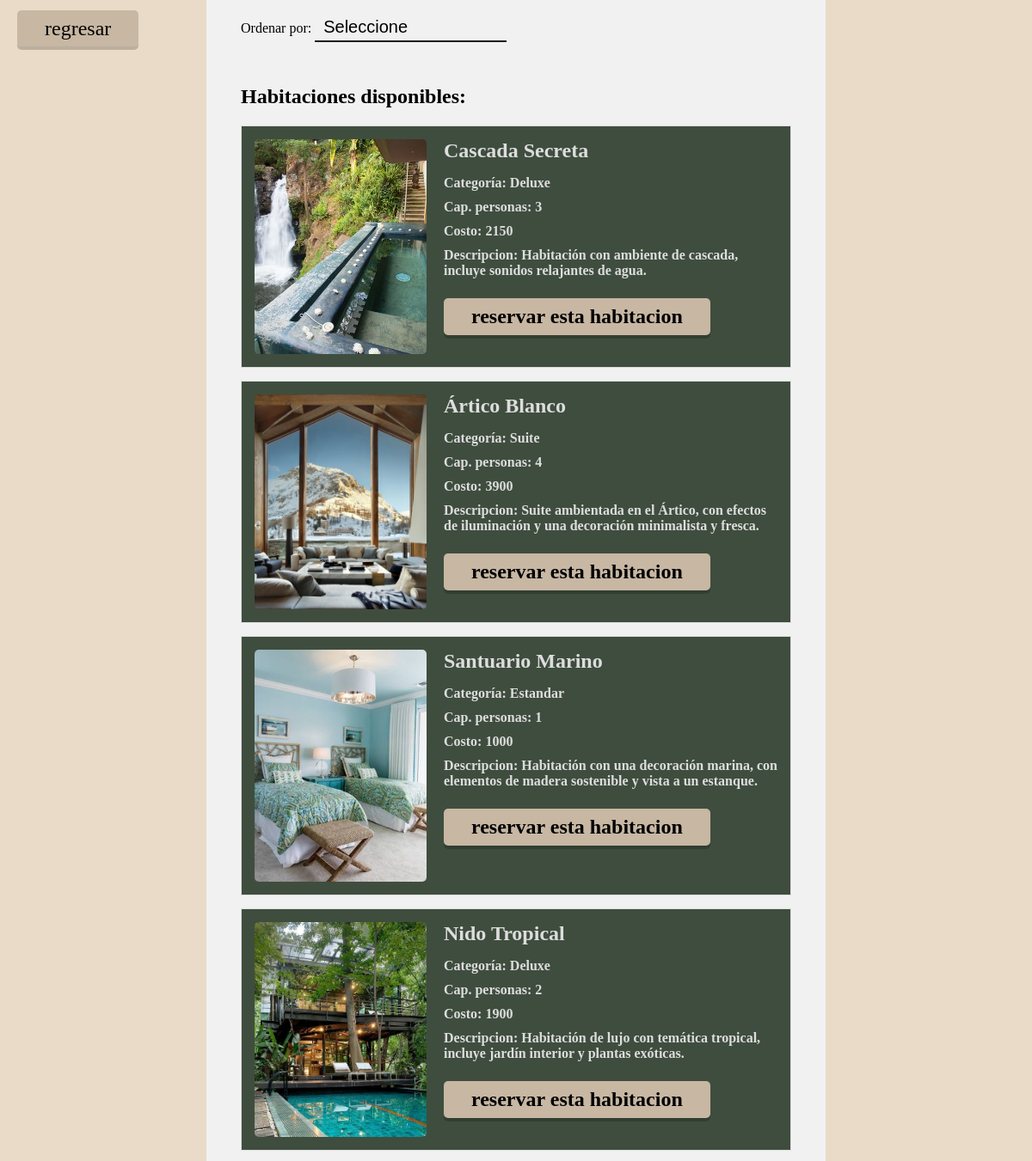
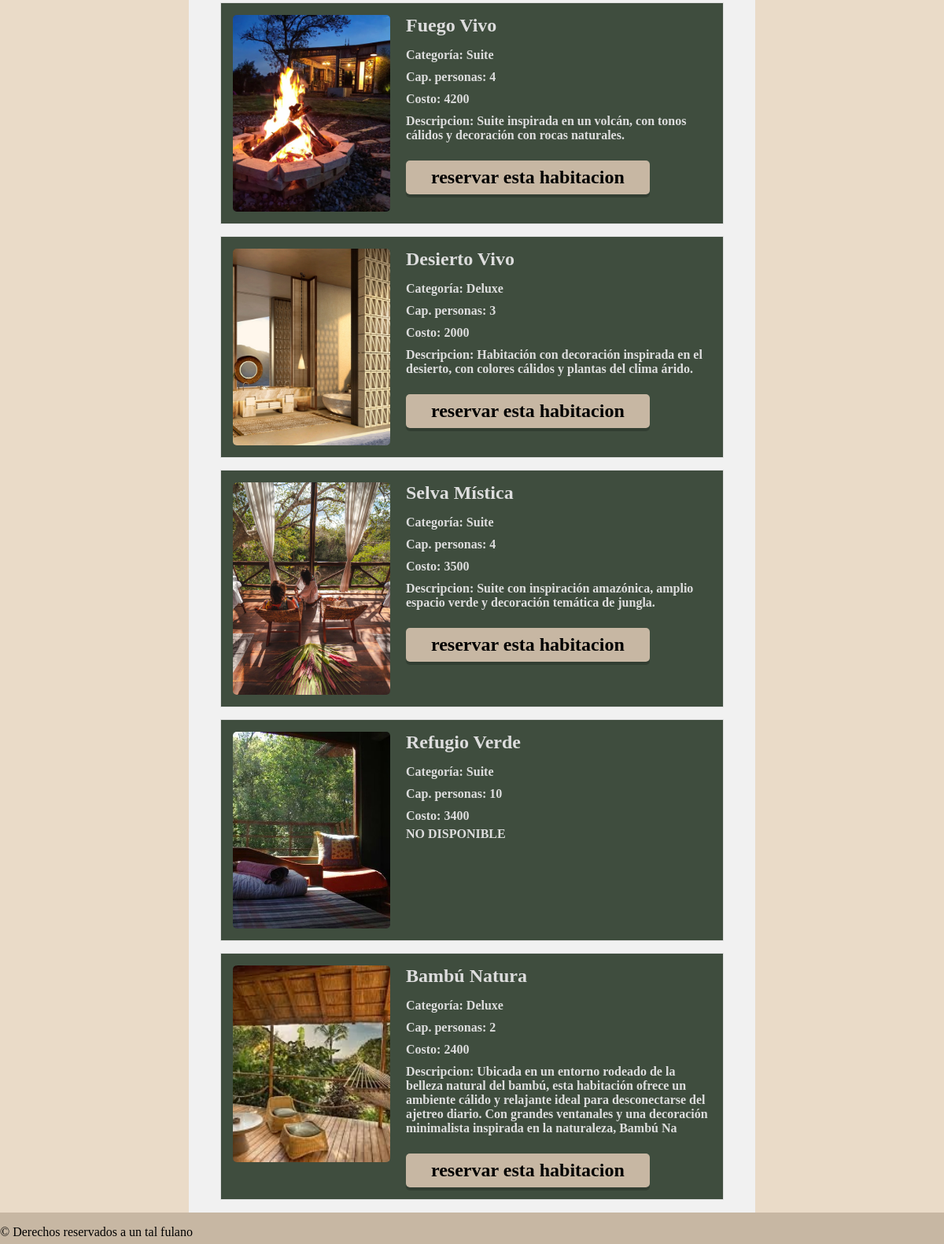
The app's page /src/cliente/view/reservar.php (signed in) with its own data (2 pictures, top to bottom).
### tables this page shows
CREATE TABLE `habitaciones` (
  `idhabitacion` int(11) NOT NULL,
  `nombre` varchar(45) DEFAULT NULL,
  `categoria` enum('Estandar','Deluxe','Suite') DEFAULT NULL,
  `disponibles` int(1) DEFAULT NULL,
  `numHabitaciones` int(11) NOT NULL,
  `descripcion` varchar(250) DEFAULT NULL,
  `costoPorNoche` int(11) NOT NULL,
  `capacidadDePersonas` int(11) DEFAULT NULL,
  `urlImagen` varchar(500) DEFAULT NULL
);

### src/servidor/reservacion.php (the view, shortened to what this page needs)
<?php
function listar($orden = "") {
    $conexionSql = new Conexiondb();
    $conexionSql = $conexionSql->getConnection();
    $peticion = "SELECT * FROM habitaciones";
    $resultado = $conexionSql->query($peticion);
    $html = '';
    while ($registro = $resultado->fetch_assoc()) {
        if ($registro['disponibles'] >= 1) {
            $html .= '<li class="habitacion-propiedades" data-tipo="' . $registro['categoria'] . '">';
            $rutaImg = "../recursos/img/habitaciones/" . $registro['urlImagen'];
            $html .= '<img src="' . $rutaImg . '" alt="">';
            $html .= '<div class="detalles-habitacion">';
            $html .= '<h2 id="nombre-habitacion">' . $registro['nombre'] . '</h2>';
            $html .= '<p><strong>Categoría:</strong> <span id="categoria-habitacion">' . $registro['categoria'] . '</span></p>';
            $html .= '<p><strong>Cap. personas:</strong> <span id="cantidad-personas">' . $registro['capacidadDePersonas'] . '</span></p>';
            $html .= '<p><strong>Costo:</strong> <span id="costo-habitacion">' . $registro['costoPorNoche'] . '</span></p>';
            $html .= '<p><strong>Descripcion: </strong> <span id="descripcion"> ' . $registro['descripcion'] . ' <span></p> <br>';
            $html .= '<a href="' . $GLOBALS["raiz_sitio"] . '/src/cliente/view/carrito.php?id=' . $registro['idhabitacion'] . '">reservar esta habitacion</a>';
            $html .= '</div>';
            $html .= '</li>';
        } else {
            $html .= '<li class="habitacion-propiedades" data-tipo="' . $registro['categoria'] . '">';
            $rutaImg = "../recursos/img/habitaciones/" . $registro['urlImagen'];
            $html .= '<img src="' . $rutaImg . '" alt="">';
            $html .= '<div class="detalles-habitacion">';
            $html .= '<h2 id="nombre-habitacion">' . $registro['nombre'] . '</h2>';
            $html .= '<p><strong>Categoría:</strong> <span id="categoria-habitacion">' . $registro['categoria'] . '</span></p>';
            $html .= '<p><strong>Cap. personas:</strong> <span id="cantidad-personas">' . $registro['capacidadDePersonas'] . '</span></p>';
            $html .= '<p><strong>Costo:</strong> <span id="costo-habitacion">' . $registro['costoPorNoche'] . '</span></p>';
            $html .= 'NO DISPONIBLE</div>';
            $html .= '</li>';
        }
    }
    return $html;
}
?>

### src/cliente/view/reservar.php (shortened to what this page needs)
<?php
include_once("../../servidor/reservacion.php");
$orden = isset($_GET['orden']) ? $_GET['orden'] : "";
?>
<html>
    <head>
        <link href="../css/reservar.css" rel="stylesheet" type="text/css">
    </head>
    <body>
    <div class="grid">
        <nav class="nav">
            <a href="principal.php">regresar</a>
        </nav>
        <section class="section">
            <div class="lista_habitaciones">
                <form method="GET" action="reservar.php">
                    <label for="orden">Ordenar por:</label>
                    <select name="orden" id="orden" onchange="this.form.submit()">
                        <option value="">Seleccione</option>
                    </select>
                </form>
                <ul>
                    <li>
                        <h1>Habitaciones disponibles:</h1>
                    </li>
                    <?php echo listar($orden); ?>
                </ul>
            </div>
        </section>
        <footer>
            <p>&copy; Derechos reservados a un tal fulano</p>
        </footer>
    </div>
    </body>
</html>

### src/cliente/css/reservar.css (style rules this page uses)
html { box-sizing: border-box; }
*, *::before, *::after { box-sizing: inherit; }
body { background-color: #EADBC8; font-family: Georgia; margin: 0; }
.grid { min-height: 100vh; display: grid; grid-template-columns: 20% 60% 20%; grid-template-rows: 80px auto auto 40px; }
.nav { grid-column: 1 / 3; grid-row: 1 / 2; padding: 20px; }
a { font-size: 1.5rem; text-decoration: none; color: #000; background-color: #C7B7A3; padding: 0.5rem 2rem; border-radius: 5px; box-shadow: 0 4px 0 rgba(0, 0, 0, 0.2); }
form input, form select { margin: 10px auto 30px 0; appearance: none; margin-right: auto; border: none; background: transparent; border-bottom: 2px solid #1E1E1E; font-size: 1.25rem; transition: border-color 0.3s; padding: 5px 10px; outline: none; }
.section { grid-column: 2 / 3; grid-row: 1 / 4; background-color: #F1F1F1; padding: 5px 40px 0 40px; }
ul { list-style: none; font-weight: bold; padding: 0; }
.habitacion-propiedades { background-color: #3f4d3e; display: flex; align-items: flex-start; border: 1px solid #ddd; padding: 15px; margin-bottom: 15px; color: #ddd; }
.habitacion-propiedades img { width: 30vh; height: auto; margin-right: 20px; border-radius: 5px; object-fit: cover; min-width: 200px; min-height: 250px; max-height: 270px; }
.detalles-habitacion { display: flex; flex-direction: column; justify-content: space-between; width: 100%; height: 100%; }
.detalles-habitacion h2 { margin-top: 0; margin-bottom: 10px; }
.detalles-habitacion p { margin: 5px 0; }
.detalles-habitacion a { align-self: flex-start; }
footer { grid-column: 1 / 4; grid-row: 4 / 5; height: 100%; background-color: #C7B7A3; }

### records on screen
habitaciones: urlImagen (picture), nombre "Cascada Secreta", categoria "Deluxe", capacidadDePersonas "3", costoPorNoche "2150", descripcion "Habitación con ambiente de cascada, incluye sonidos relajantes de agua."
habitaciones: urlImagen (picture), nombre "Ártico Blanco", categoria "Suite", capacidadDePersonas "4", costoPorNoche "3900", descripcion "Suite ambientada en el Ártico, con efectos de iluminación y una decoración minimalista y fresca."
habitaciones: urlImagen (picture), nombre "Santuario Marino", categoria "Estandar", capacidadDePersonas "1", costoPorNoche "1000", descripcion "Habitación con una decoración marina, con elementos de madera sostenible y vista a un estanque."
habitaciones: urlImagen (picture), nombre "Nido Tropical", categoria "Deluxe", capacidadDePersonas "2", costoPorNoche "1900", descripcion "Habitación de lujo con temática tropical, incluye jardín interior y plantas exóticas."
habitaciones: urlImagen (picture), nombre "Fuego Vivo", categoria "Suite", capacidadDePersonas "4", costoPorNoche "4200", descripcion "Suite inspirada en un volcán, con tonos cálidos y decoración con rocas naturales."
habitaciones: urlImagen (picture), nombre "Desierto Vivo", categoria "Deluxe", capacidadDePersonas "3", costoPorNoche "2000", descripcion "Habitación con decoración inspirada en el desierto, con colores cálidos y plantas del clima árido."
habitaciones: urlImagen (picture), nombre "Selva Mística", categoria "Suite", capacidadDePersonas "4", costoPorNoche "3500", descripcion "Suite con inspiración amazónica, amplio espacio verde y decoración temática de jungla."
habitaciones: urlImagen (picture), nombre "Refugio Verde", categoria "Suite", capacidadDePersonas "10", costoPorNoche "3400", disponibles "NO DISPONIBLE"
habitaciones: urlImagen (picture), nombre "Bambú Natura", categoria "Deluxe", capacidadDePersonas "2", costoPorNoche "2400", descripcion "Ubicada en un entorno rodeado de la belleza natural del bambú, esta habitación ofrece un ambiente cálido y relajante ideal para desconectarse del ajetreo diario. Con grandes ventanales y una decoración minimalista inspirada en la naturaleza, Bambú Na"
